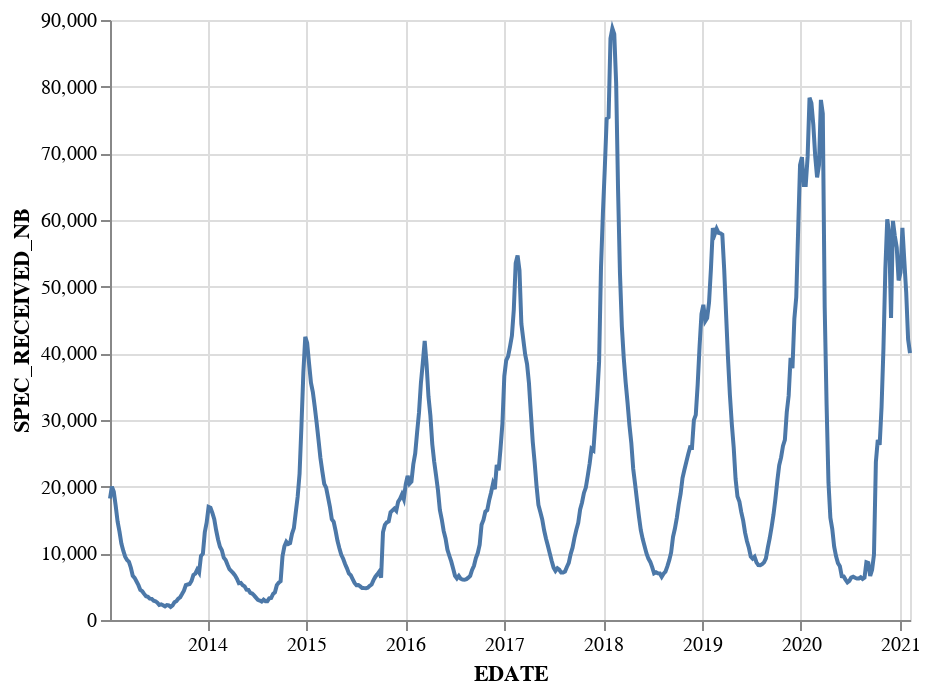

The cell this chart's notebook holds for it:
### Markdown cell above
### Function call to realization generations

### Code cell
make_realization(flu_data, 'EDATE:T', 'SPEC_RECEIVED_NB')

### Figure 1 — Vega-Lite specification as saved in the notebook (floating-point values rounded to 4 significant figures; data arrays with more than 128 entries replaced by an {"elided": "..."} marker saying what was removed)
{"config": {"view": {"continuousWidth": 400, "continuousHeight": 300}}, "data": {"name": "data-03af46b262e956e7904a5155a1379669"}, "mark": "line", "encoding": {"x": {"type": "temporal", "field": "EDATE"}, "y": {"type": "quantitative", "field": "SPEC_RECEIVED_NB"}}, "$schema": "https://vega.github.io/schema/vega-lite/v4.8.1.json", "datasets": {"data-03af46b262e956e7904a5155a1379669": {"elided": "423 records"}}}
